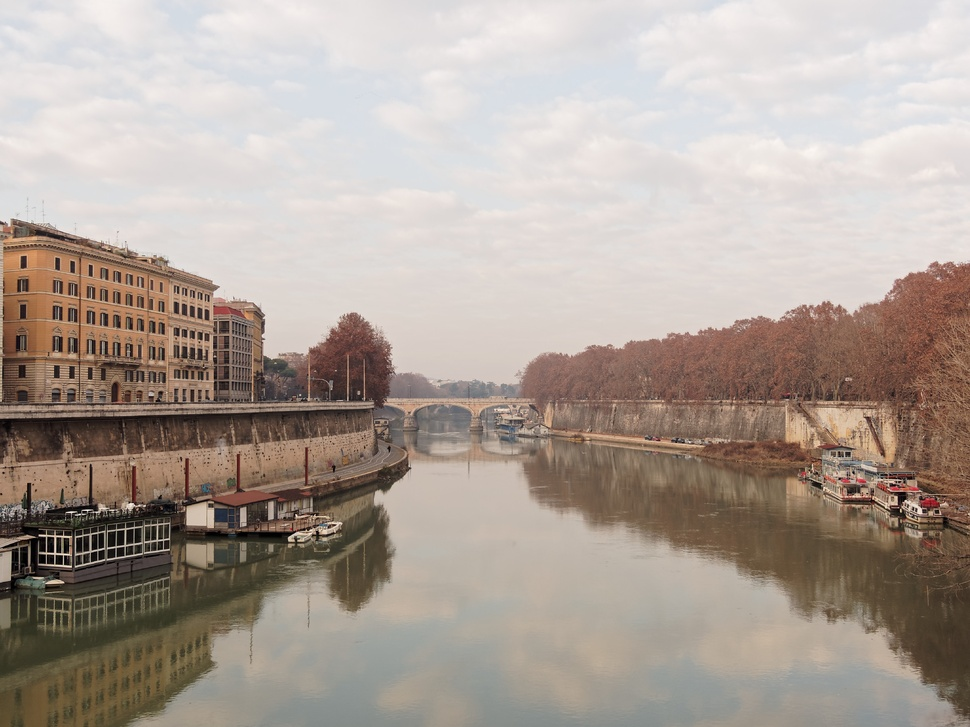
#> input picture assets/bridge_in_rome.jpg, 970 x 727 px, shrunk from 2560 x 1920 before the run
$ python image_rotate.py
#> lines starting #> are read from the running program, lines starting #| are printed output that depends on the picture
#!/usr/bin/python3

from PIL import Image, ImageFilter
im = Image.open("../assets/bridge_in_rome.jpg")
#> im is the input picture: PIL image 970x727 RGB; mean R, G, B 173.1, 161.3, 152.5
im2 = im.rotate(90, resample=Image.BICUBIC, expand=True)
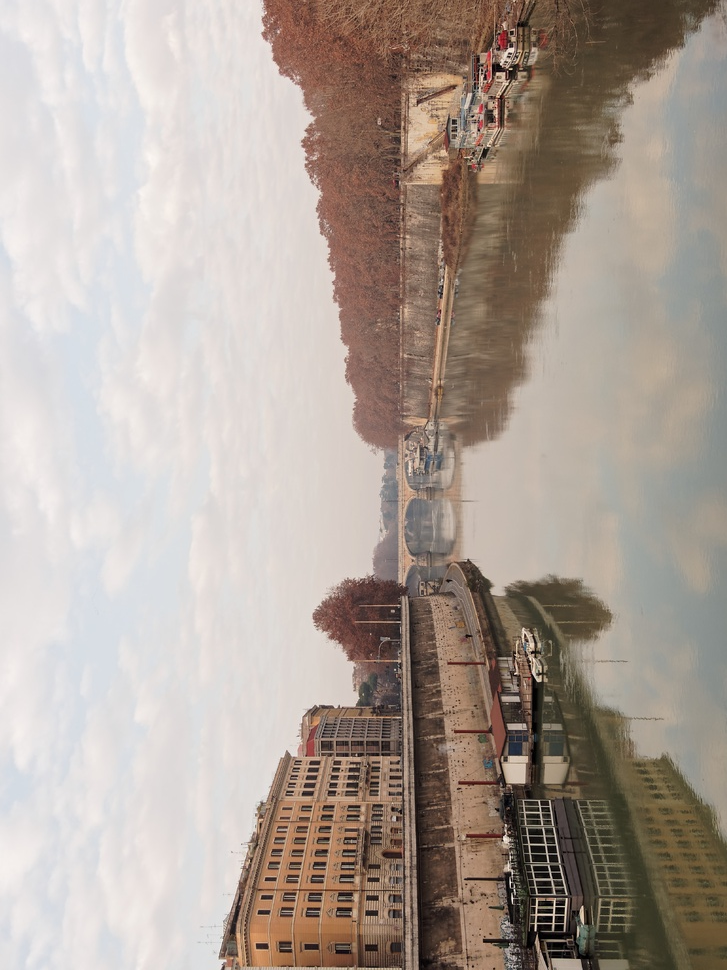
#> im2: PIL image 727x970 RGB; mean R, G, B 173.1, 161.3, 152.5
im2.save("bridge_rotated.jpg")

$ run again, with assets/amalfi_ilta.jpg copied over assets/bridge_in_rome.jpg
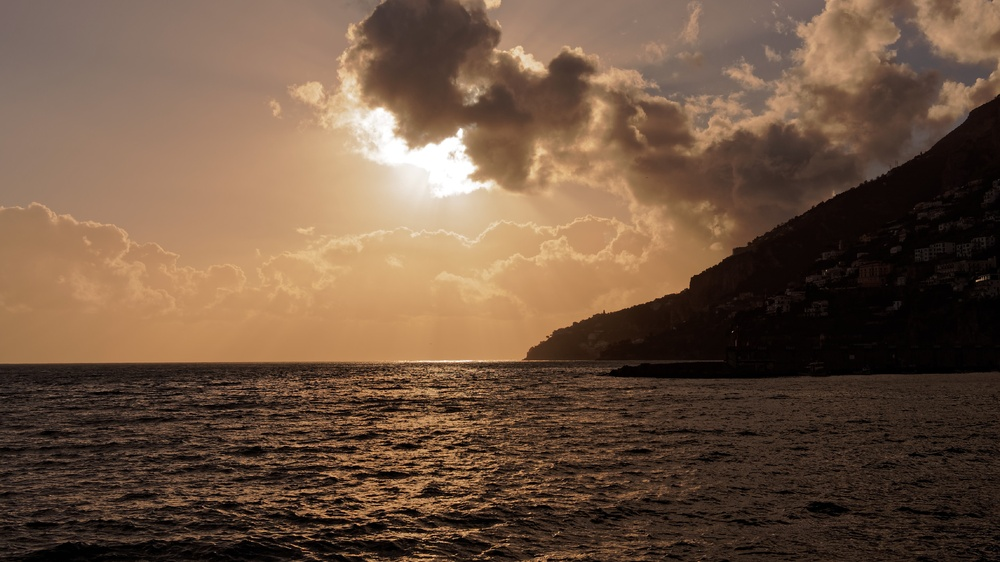
#> input picture assets/amalfi_ilta.jpg, 1000 x 562 px, shrunk from 2560 x 1440 before the run
#> im is the input picture: PIL image 1000x562 RGB; mean R, G, B 110.1, 84.6, 65
#> `im2 = im.rotate(90, resample=Image.BICUBIC, expand=True)`:
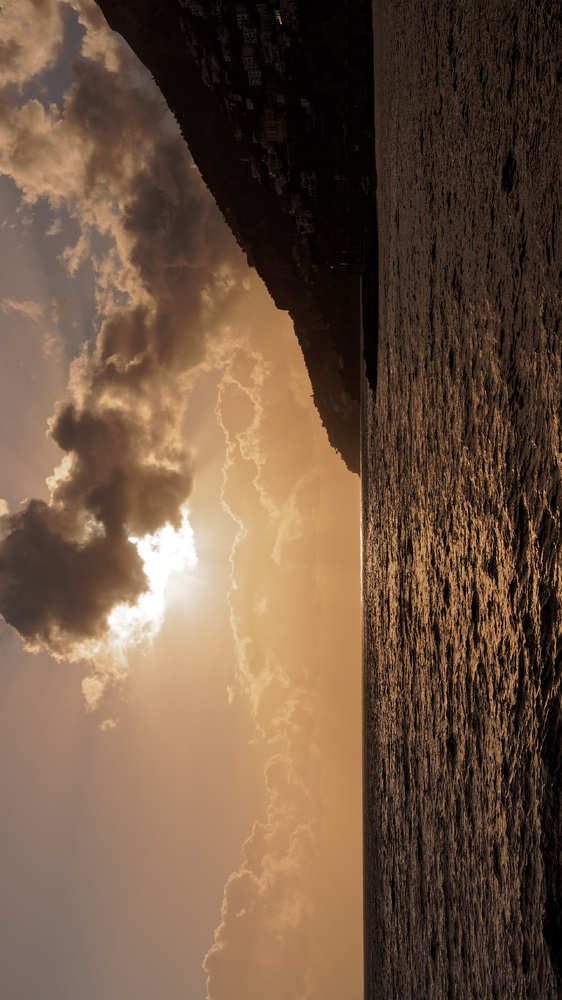
#> im2: PIL image 562x1000 RGB; mean R, G, B 110.1, 84.6, 65

$ run again, with assets/finland_resized.jpg copied over assets/bridge_in_rome.jpg
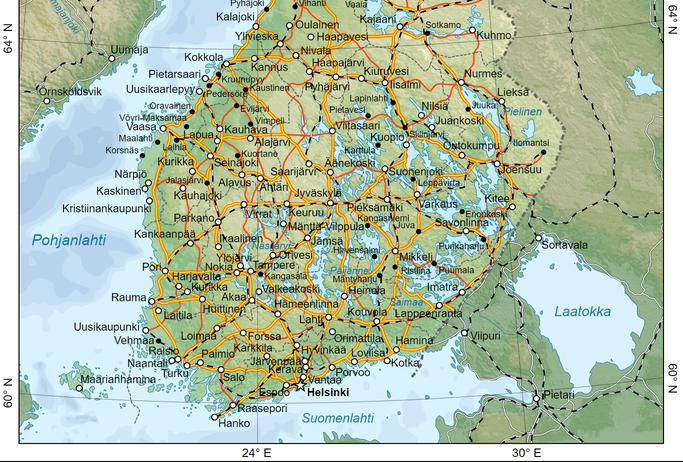
#> input picture assets/finland_resized.jpg, 683 x 462 px
#> im is the input picture: PIL image 683x462 RGB; mean R, G, B 178, 191.9, 170.2
#> `im2 = im.rotate(90, resample=Image.BICUBIC, expand=True)`:
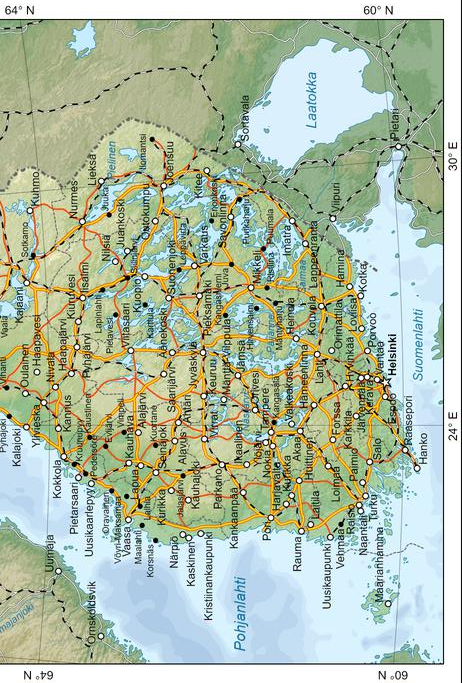
#> im2: PIL image 462x683 RGB; mean R, G, B 178, 191.9, 170.2

$ run again, with assets/fitness.jpg copied over assets/bridge_in_rome.jpg
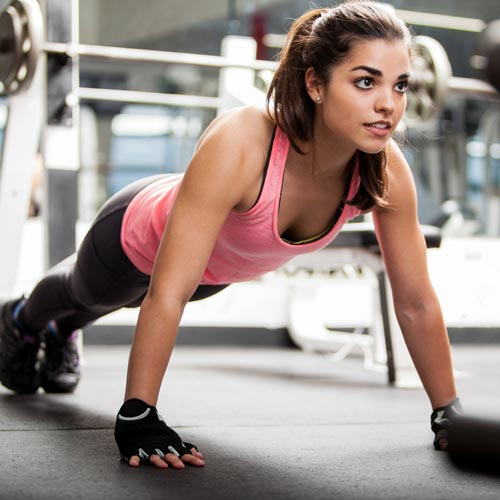
#> input picture assets/fitness.jpg, 500 x 500 px
#> im is the input picture: PIL image 500x500 RGB; mean R, G, B 157.4, 143.3, 137.6
#> `im2 = im.rotate(90, resample=Image.BICUBIC, expand=True)`:
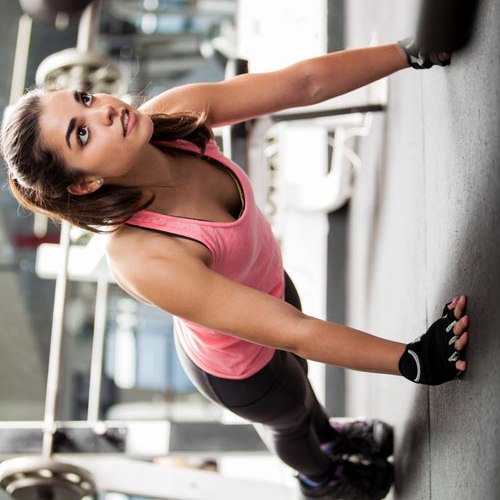
#> im2: PIL image 500x500 RGB; mean R, G, B 157.4, 143.3, 137.6
